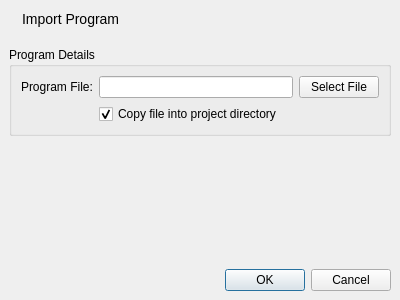
<?xml version="1.0" encoding="UTF-8"?>
<ui version="4.0">
 <class>ImportProgramDialog</class>
 <widget class="QDialog" name="ImportProgramDialog">
  <property name="geometry">
   <rect>
    <x>0</x>
    <y>0</y>
    <width>400</width>
    <height>300</height>
   </rect>
  </property>
  <property name="windowTitle">
   <string>Import Program</string>
  </property>
  <layout class="QVBoxLayout" name="verticalLayout_2">
   <property name="spacing">
    <number>0</number>
   </property>
   <property name="leftMargin">
    <number>0</number>
   </property>
   <property name="topMargin">
    <number>0</number>
   </property>
   <property name="rightMargin">
    <number>0</number>
   </property>
   <property name="bottomMargin">
    <number>0</number>
   </property>
   <item>
    <widget class="QWidget" name="titleWidget" native="true">
     <layout class="QHBoxLayout" name="horizontalLayout_3">
      <item>
       <widget class="QLabel" name="label_2">
        <property name="text">
         <string/>
        </property>
        <property name="pixmap">
         <pixmap resource="icons.qrc">:/icons/brick_add.png</pixmap>
        </property>
        <property name="scaledContents">
         <bool>false</bool>
        </property>
       </widget>
      </item>
      <item>
       <widget class="QLabel" name="title_2">
        <property name="styleSheet">
         <string notr="true">QLabel { font-size: 14px; }</string>
        </property>
        <property name="text">
         <string>Import Program</string>
        </property>
       </widget>
      </item>
      <item>
       <spacer name="horizontalSpacer_2">
        <property name="orientation">
         <enum>Qt::Horizontal</enum>
        </property>
        <property name="sizeHint" stdset="0">
         <size>
          <width>159</width>
          <height>20</height>
         </size>
        </property>
       </spacer>
      </item>
     </layout>
    </widget>
   </item>
   <item>
    <widget class="QWidget" name="dialogMainWidget" native="true">
     <layout class="QVBoxLayout" name="verticalLayout">
      <item>
       <widget class="QGroupBox" name="fileDetailsGroup">
        <property name="title">
         <string>Program Details</string>
        </property>
        <layout class="QFormLayout" name="formLayout">
         <item row="0" column="0">
          <widget class="QLabel" name="programPathLabel">
           <property name="text">
            <string>Program File:</string>
           </property>
          </widget>
         </item>
         <item row="0" column="1">
          <layout class="QHBoxLayout" name="selectFileLayout">
           <item>
            <widget class="QLineEdit" name="programFileEdit"/>
           </item>
           <item>
            <widget class="QPushButton" name="selectFileButton">
             <property name="text">
              <string>Select File</string>
             </property>
            </widget>
           </item>
          </layout>
         </item>
         <item row="1" column="1">
          <widget class="QCheckBox" name="copyCheckBox">
           <property name="text">
            <string>Copy file into project directory</string>
           </property>
           <property name="checked">
            <bool>true</bool>
           </property>
          </widget>
         </item>
        </layout>
       </widget>
      </item>
      <item>
       <spacer name="verticalSpacer">
        <property name="orientation">
         <enum>Qt::Vertical</enum>
        </property>
        <property name="sizeHint" stdset="0">
         <size>
          <width>20</width>
          <height>105</height>
         </size>
        </property>
       </spacer>
      </item>
     </layout>
    </widget>
   </item>
   <item>
    <widget class="QWidget" name="buttons" native="true">
     <layout class="QHBoxLayout" name="horizontalLayout">
      <item>
       <widget class="QDialogButtonBox" name="buttonBox">
        <property name="standardButtons">
         <set>QDialogButtonBox::Cancel|QDialogButtonBox::Ok</set>
        </property>
       </widget>
      </item>
     </layout>
    </widget>
   </item>
  </layout>
 </widget>
 <resources>
  <include location="icons.qrc"/>
 </resources>
 <connections>
  <connection>
   <sender>buttonBox</sender>
   <signal>rejected()</signal>
   <receiver>ImportProgramDialog</receiver>
   <slot>reject()</slot>
   <hints>
    <hint type="sourcelabel">
     <x>262</x>
     <y>282</y>
    </hint>
    <hint type="destinationlabel">
     <x>274</x>
     <y>338</y>
    </hint>
   </hints>
  </connection>
  <connection>
   <sender>buttonBox</sender>
   <signal>accepted()</signal>
   <receiver>ImportProgramDialog</receiver>
   <slot>accept()</slot>
   <hints>
    <hint type="sourcelabel">
     <x>351</x>
     <y>281</y>
    </hint>
    <hint type="destinationlabel">
     <x>360</x>
     <y>373</y>
    </hint>
   </hints>
  </connection>
  <connection>
   <sender>selectFileButton</sender>
   <signal>pressed()</signal>
   <receiver>ImportProgramDialog</receiver>
   <slot>selectFile()</slot>
   <hints>
    <hint type="sourcelabel">
     <x>326</x>
     <y>102</y>
    </hint>
    <hint type="destinationlabel">
     <x>462</x>
     <y>129</y>
    </hint>
   </hints>
  </connection>
 </connections>
 <slots>
  <slot>selectFile()</slot>
 </slots>
</ui>
